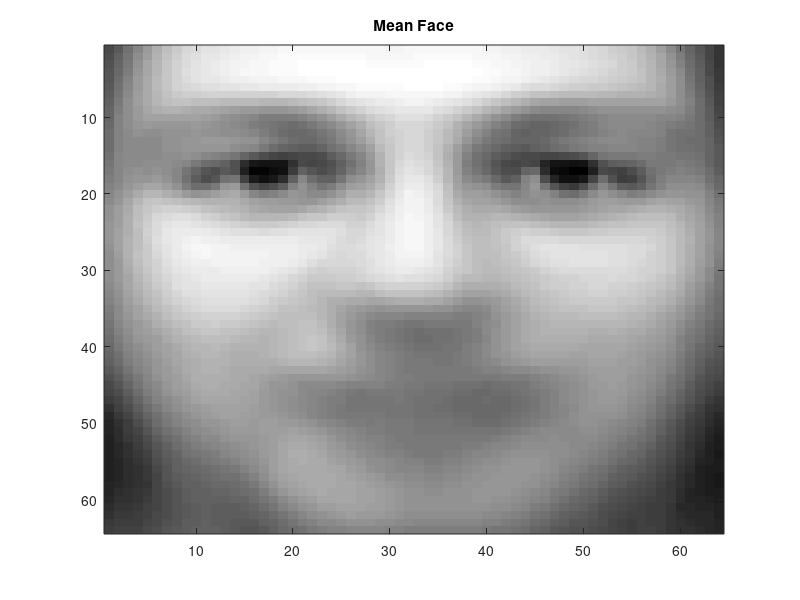
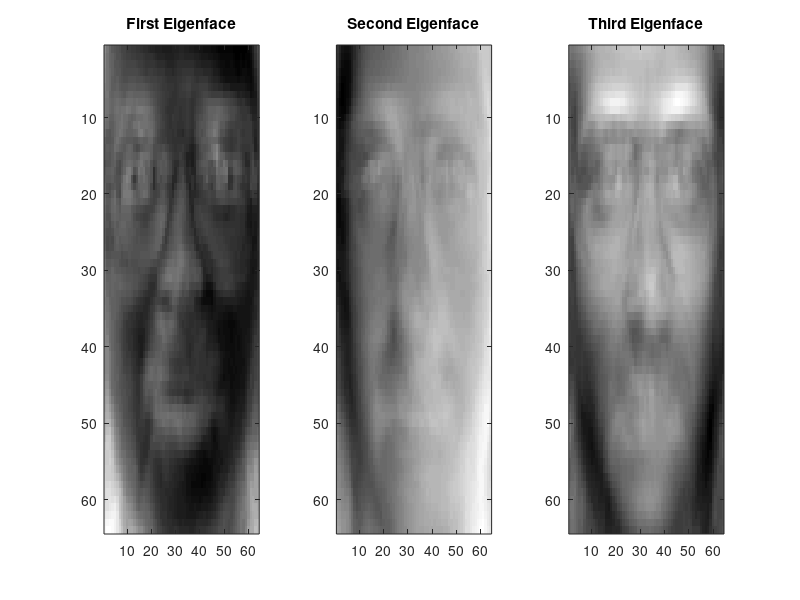
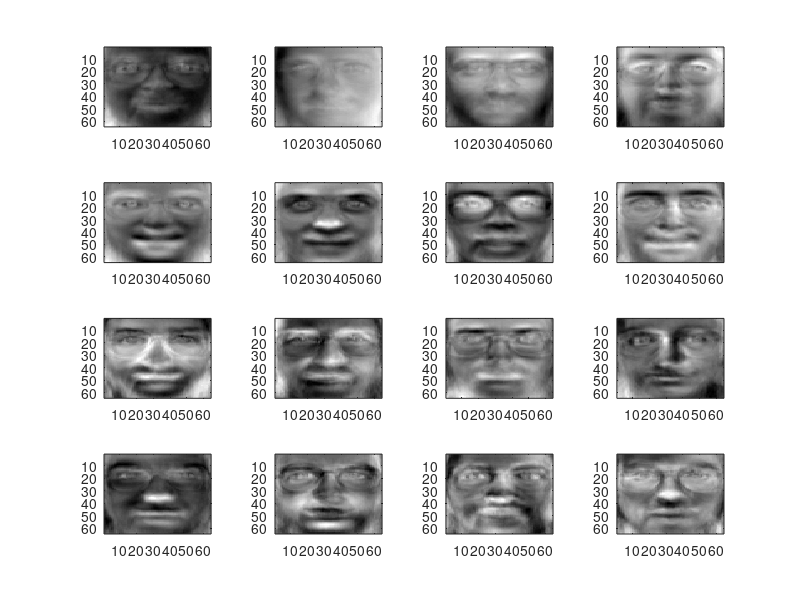

The MATLAB source for these figures, in order:
clear all; clc;
load("smileTrain.mat");
load("neutralTrain.mat");



faces = [smileTrain,neutralTrain];
numFaces = size(faces,2);

h = 64; w = 64;


meanFace = mean(faces, 2);
faces = faces - repmat(meanFace, 1, numFaces);

% Perform Singular Value Decomposition
[u,d,v] = svd(faces,0);

% Pull out eigen values and vectors
eigVals = diag(d);
eigVecs = u;

% Plot the mean sample and the first three principal components
figure(1); imagesc(reshape(meanFace, h, w)); title('Mean Face');colormap(gray);
figure(2);
subplot(1, 3, 1); imagesc(reshape(u(:, 1), h, w)); colormap(gray);title('First Eigenface');
subplot(1, 3, 2); imagesc(reshape(u(:, 2), h, w)); colormap(gray);title('Second Eigenface');
subplot(1, 3, 3); imagesc(reshape(u(:, 3), h, w)); colormap(gray);title('Third Eigenface');

figure(4);
for i=1:16
    subplot(4,4,i);
    imagesc(reshape(u(:,i),h,w)); colormap(gray);
    
end

% The cumulative energy content for the m'th eigenvector is the sum of the energy content
%across eigenvalues 1:m
for i = 1:length(eigVals)
energy(i) = sum(eigVals(1:i));
end
propEnergy = energy./energy(end);

% Determine the number of principal components required to model 90% of data variance
percentMark = min(find(propEnergy > 0.9));
% Pick those principal components
eigenVecs = u(:, 1:percentMark);

% Do something with them; for example, project each of the neutral and smiling faces onto
% the corresponding eigenfaces
;
smileFaces = smileTrain; neutralFaces = neutralTrain;

smileWeights = eigenVecs' * smileFaces;
neutralWeights = eigenVecs' * neutralFaces;


%% TEST KISMI
%ilk 200erkek,son 200kiz
load('smileTest.mat');
load('neutralTest.mat');
smileFaces = smileTest;
neturalFaces = neutralTest;

testFaces = [smileFaces,neutralFaces];
testMean = mean(testFaces,2);
testFaces = testFaces - repmat(testMean, 1, size(testFaces,2));


testWeights = eigenVecs' * testFaces;
% testWeights = pca(testFaces);

testMatch = zeros(1,165);
for i = 1:165
weightDiff = repmat(testWeights(:, i), 1, numFaces) - [smileWeights,neutralWeights];
[val, ind] = min(sum(abs(weightDiff), 1));
testMatch(i) = ind;
end

acc       = sum(testMatch(1:21)<191)/165 + sum(testMatch(21:end)>192)/165
acc_smile   = sum(testMatch(1:21)<191)/21 
acc_neutral = sum(testMatch(21:end)>191)/144
